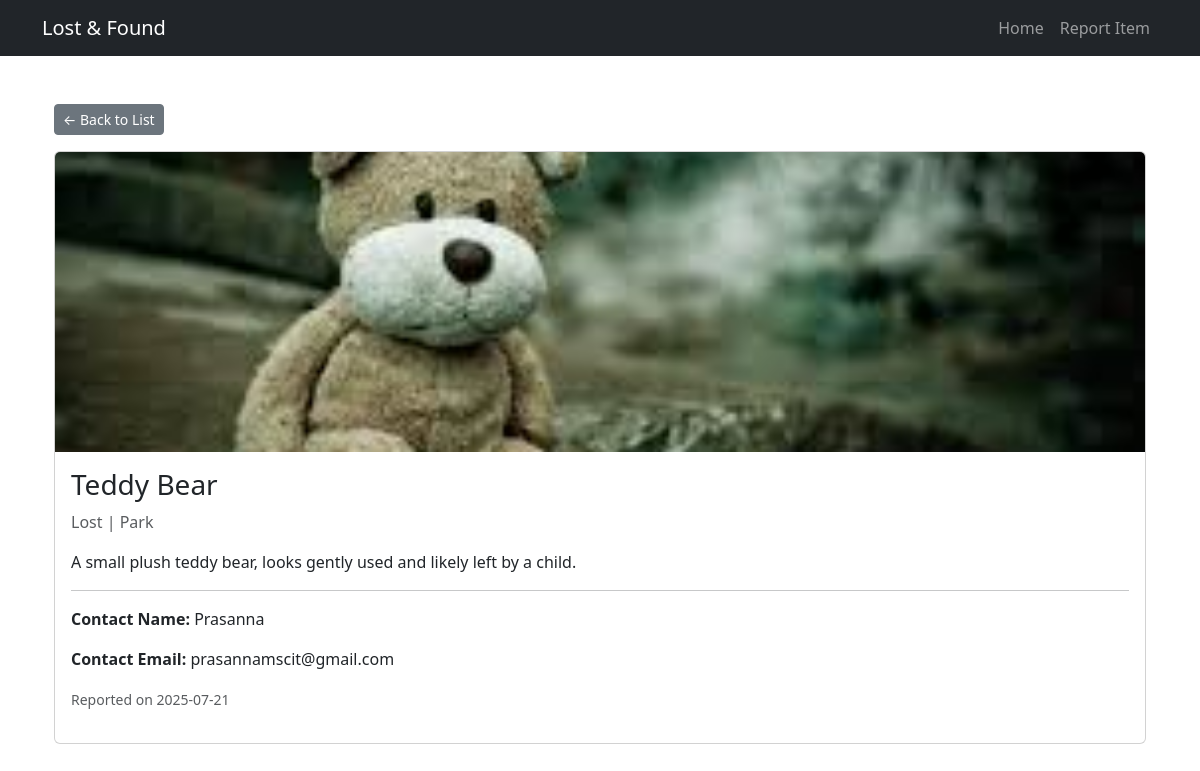
The page /item/21 on the database its author committed.
### app.py (models this page shows)
class Item(db.Model):
    id = db.Column(db.Integer, primary_key=True)
    item_name = db.Column(db.String(100), nullable=False)
    item_type = db.Column(db.String(10), nullable=False)
    description = db.Column(db.Text, nullable=False)
    location = db.Column(db.String(100), nullable=False)
    date_reported = db.Column(db.DateTime, default=datetime.utcnow)
    contact_name = db.Column(db.String(50), nullable=False)
    contact_email = db.Column(db.String(100), nullable=False)
    image_filename = db.Column(db.String(120))

### app.py (the view)
@app.route("/item/<int:item_id>")
def item_detail(item_id):
    item = Item.query.get_or_404(item_id)
    return render_template("item_detail.html", item=item)

### templates/item_detail.html (shortened to what this page needs)
{% extends "base.html" %}
{% block content %}
  <link rel="stylesheet" href="https://cdn.jsdelivr.net/npm/bootstrap@5.3.0/dist/css/bootstrap.min.css">
  <div class="container mt-5">
    <a href="/" class="btn btn-sm btn-secondary mb-3">← Back to List</a>
    <div class="card">
      {% if item.image_filename %}
        <img src="{{ url_for('static', filename='uploads/' + item.image_filename) }}" class="card-img-top" alt="Item Image">
      {% endif %}
      <div class="card-body">
        <h3 class="card-title">{{ item.item_name }}</h3>
        <p class="text-muted">{{ item.item_type|capitalize }} | {{ item.location }}</p>
        <p class="card-text">{{ item.description }}</p>
        <hr>
        <p><strong>Contact Name:</strong> {{ item.contact_name }}</p>
        <p><strong>Contact Email:</strong> {{ item.contact_email }}</p>
        <p><small class="text-muted">Reported on {{ item.date_reported.strftime('%Y-%m-%d') }}</small></p>
      </div>
    </div>
  </div>
  {% endblock %}

### templates/base.html (style rules this page uses)
body { background-color: #f8f9fa; }

### templates/item_detail.html (style rules this page uses)
img { height: 300px; object-fit: cover; }

### rows shown on the page
Item: image_filename (picture), item_name "Teddy Bear", item_type "Lost", location "Park", description "A small plush teddy bear, looks gently used and likely left by a child.", contact_name "Prasanna", contact_email "prasannamscit@gmail.com", date_reported "2025-07-21"
